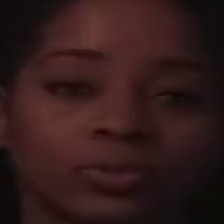
#> input picture samples/fake_face.jpg, 224 x 224 px
$ python -i face_detector.py   (imports and definitions only)
#> lines starting #> are read from the running program, lines starting #| are printed output that depends on the picture
"""
Face detection and cropping module.
Uses OpenCV Haar Cascade detector with configurable margin/padding.
"""

from typing import List, Tuple
import cv2
import numpy as np
from app.config import settings


# [61 lines that did not run here, left out]


# [1 line that did not run here, left out]

>>> import cv2
>>> picture = cv2.imread('../../samples/fake_face.jpg', cv2.IMREAD_GRAYSCALE)
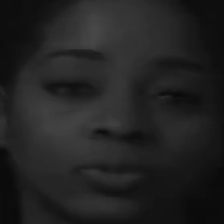
#> picture: shape (224, 224); min 10, max 72, mean 34.2
#> (the run stopped early here; a loop or call above may not have finished)

$ run again, on samples/fake_full_frame.jpg
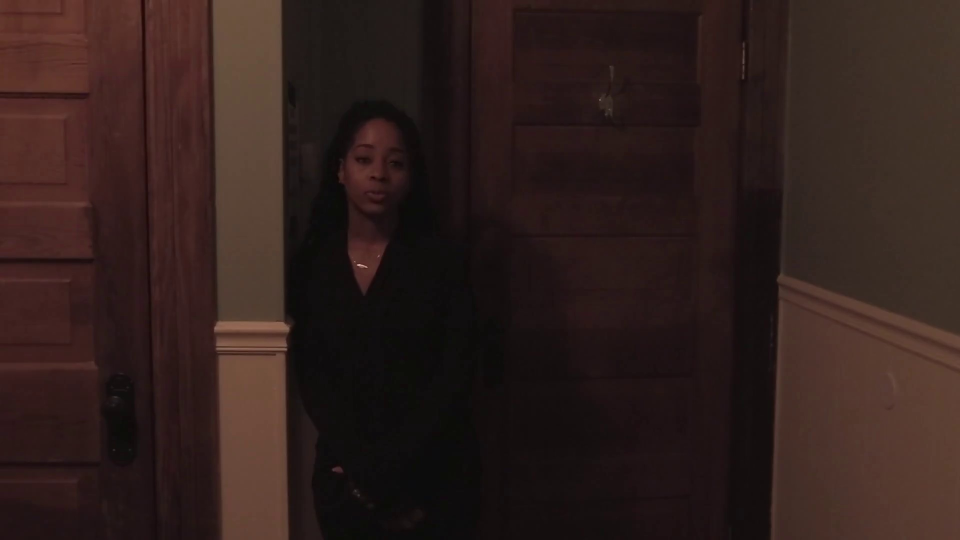
#> input picture samples/fake_full_frame.jpg, 1920 x 1080 px (shown at 1/2 size)
#> `picture = cv2.imread('../../samples/fake_face.jpg', cv2.IMREAD_GRAYSCA..`:
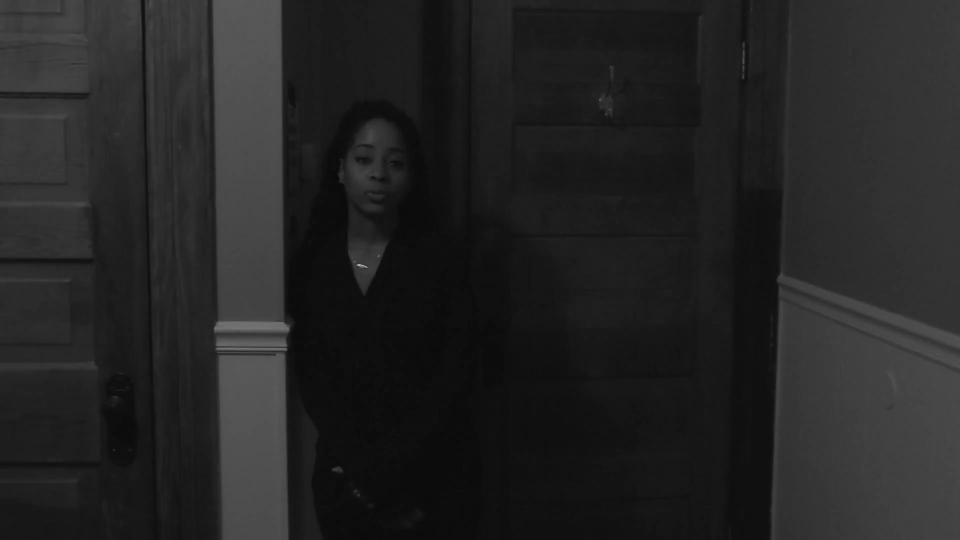
#> picture: shape (1080, 1920) (shown at 1/2 size); min 7, max 232, mean 35.9
